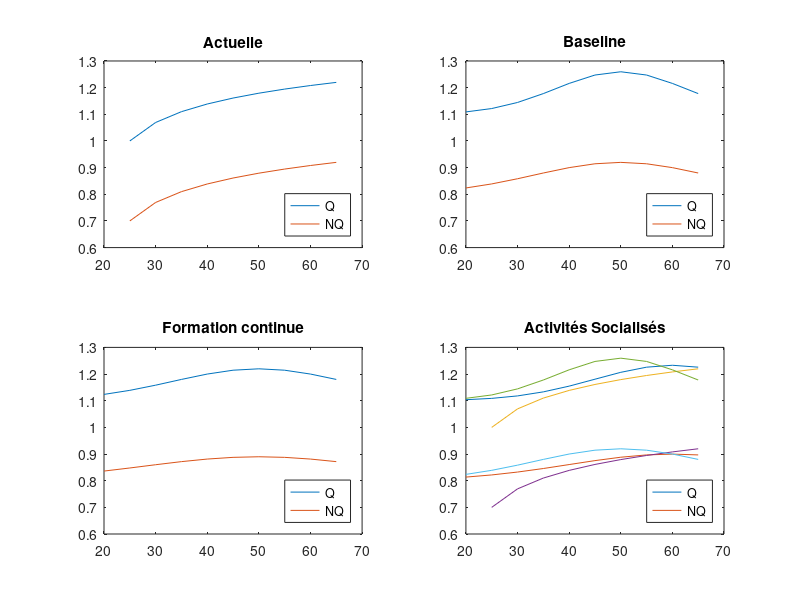

The MATLAB script that drew this image:
x = 0:9;

microprod = figure(1);
subplot(2, 2, 1);
plot(x*5 + 20, 1 + log(x)/10, ...
     x*5 + 20, .7 + log(x)/10);
legend('Q', 'NQ', 'Location','southeast')
title('Actuelle')
ylim([.6 1.3])

subplot(2, 2, 2);
plot(x*5 + 20, 1.1 + normpdf(x, 6, 3/1.2), ...
     x*5 + 20, .8 + normpdf(x, 6, 4/1.2));
legend('Q', 'NQ', 'Location','southeast')
title('Baseline')
ylim([.6 1.3])

subplot(2, 2, 3);
plot(x*5 + 20, 1.1 + normpdf(x, 6, 3/.9), ...
     x*5 + 20, .8 + normpdf(x, 6, 4/.9));
legend('Q', 'NQ', 'Location','southeast')
title('Formation continue')
ylim([.6 1.3])

subplot(2, 2, 4);
plot(x*5 + 20, 1.1 + normpdf(x, 6+2, 3/1), ...
     x*5 + 20, .8 + normpdf(x, 6+2, 4/1));
legend('Q', 'NQ', 'Location','southeast')
title('Activités Socialisés')
ylim([.6 1.3])


hold on 
plot(x*5 + 20, 1 + log(x)/10, ...
     x*5 + 20, .7 + log(x)/10);
plot(x*5 + 20, 1.1 + normpdf(x, 6, 3/1.2), ...
     x*5 + 20, .8 + normpdf(x, 6, 4/1.2));
legend('Q', 'NQ', 'Location','southeast')
